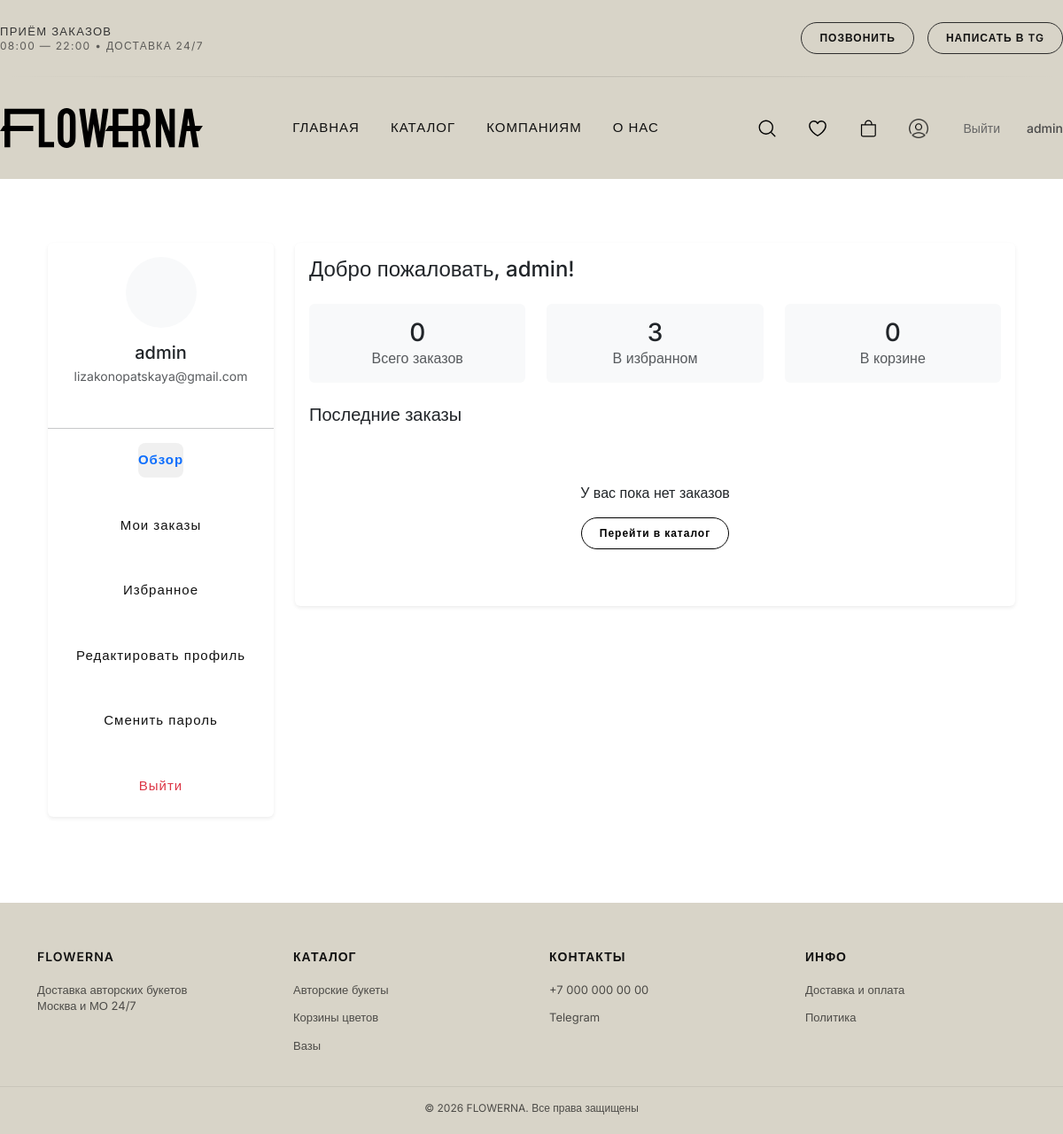
The page /profile/ (signed in) on the database as committed earlier.
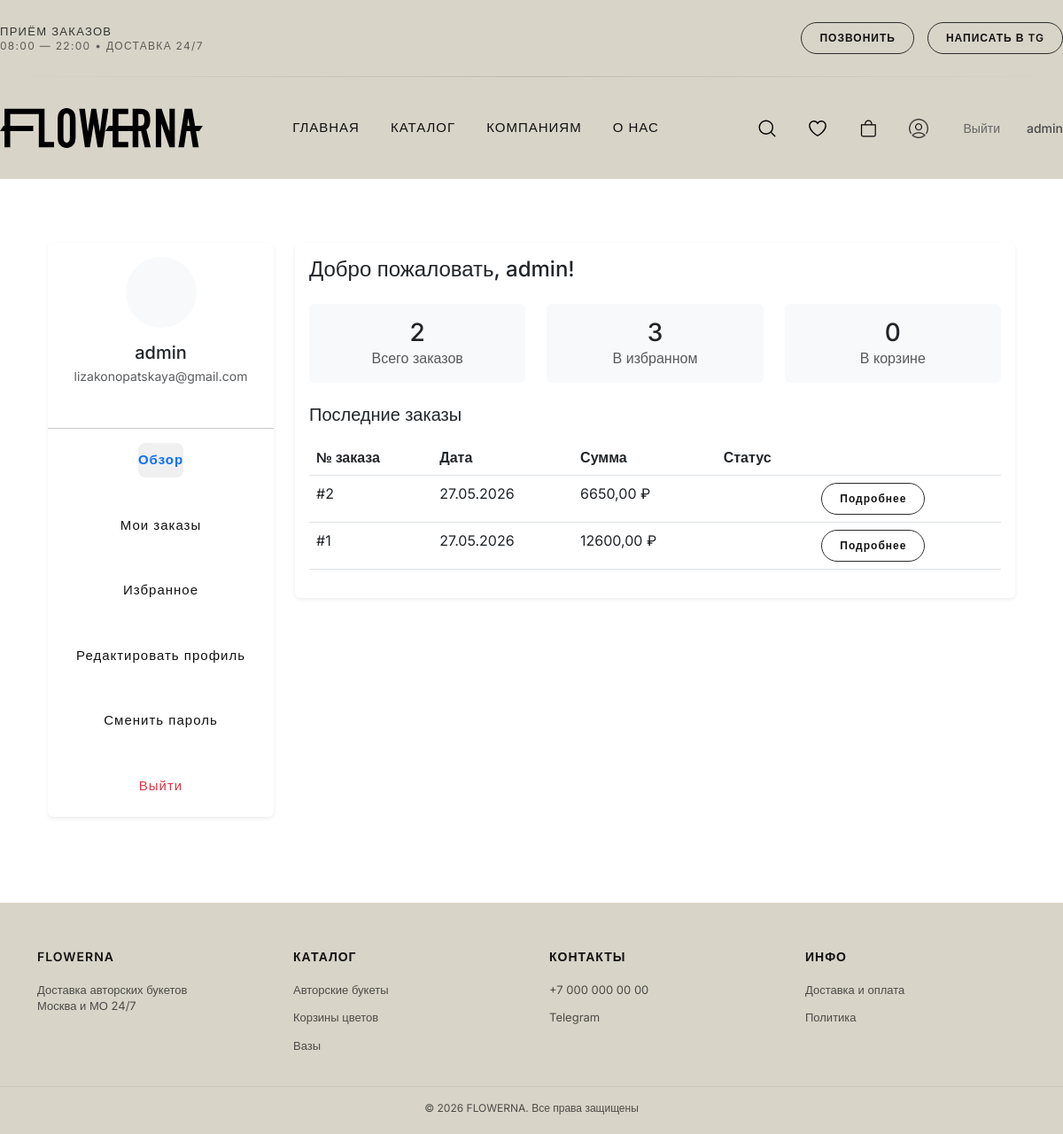
The same page on the database as committed later.
### catalog/models.py (models this page shows, shortened)
class Category(models.Model):
    name = models.CharField(max_length=255)
    description = models.TextField(null=True, blank=True)
    image = models.ImageField(upload_to='categories/', blank=True, null=True)
    slug = models.SlugField(unique=True, blank=True, null=True)
    is_featured = models.BooleanField(default=False)

### order/models.py (models this page shows, shortened)
class Order(models.Model):
    PAYMENT_METHODS = [
        ('cash', 'Наличные'),
        ('card', 'Банковская карта'),
    ]
    DELIVERY_TIMES = [
        ('09:00-11:00', '09:00 - 11:00'),
        ('11:00-13:00', '11:00 - 13:00'),
        ('13:00-15:00', '13:00 - 15:00'),
        ('15:00-17:00', '15:00 - 17:00'),
        ('17:00-19:00', '17:00 - 19:00'),
        ('19:00-21:00', '19:00 - 21:00'),
    ]
    user = models.ForeignKey(settings.AUTH_USER_MODEL, on_delete=models.CASCADE, null=True, blank=True,
                             verbose_name='Пользователь')
    name = models.CharField(max_length=200, verbose_name='Имя')
    phone = models.CharField(max_length=20, verbose_name='Телефон')
    address = models.TextField(verbose_name='Адрес доставки', null=True, blank=True)  # ДОБАВЬТЕ null=True, blank=True
    delivery_date = models.DateField(verbose_name='Дата доставки', null=True, blank=True)  # ДОБАВЬТЕ
    delivery_time = models.CharField(max_length=50, choices=DELIVERY_TIMES, verbose_name='Время доставки', null=True, blank=True)  # ДОБАВЬТЕ
    comment = models.TextField(blank=True, verbose_name='Комментарий')
    payment_method = models.CharField(max_length=10, choices=PAYMENT_METHODS, verbose_name='Способ оплаты')
    cart_items = models.JSONField(default=dict, verbose_name='Товары в заказе')
    total_sum = models.DecimalField(max_digits=10, decimal_places=2, default=0, verbose_name='Сумма заказа')
    created_at = models.DateTimeField(auto_now_add=True, verbose_name='Дата создания', null=True)  # ДОБАВЬТЕ null=True
    class Meta:
        verbose_name = 'Заказ'
        verbose_name_plural = 'Заказы'
        ordering = ['-created_at']

### catalog/views.py (the view)
# urls.py: path('profile/', views.profile, name='profile'),
@login_required
def profile(request):
    recent_orders = Order.objects.filter(user=request.user).order_by('-created_at')[:5]
    total_orders = Order.objects.filter(user=request.user).count()
    favorites_count = Favorite.objects.filter(user=request.user).count()
    cart_count = Cart.objects.filter(user=request.user).count()
    context = {
        'user': request.user,
        'recent_orders': recent_orders,
        'total_orders': total_orders,
        'favorites_count': favorites_count,
        'cart_count': cart_count,
        'section': 'dashboard'
    }
    return render(request, 'catalog/profile_dashboard.html', context)

### catalog/context_processors.py (called while the page is built)
def categories_processor(request):
    footer_category_slugs = [
        'avtorskie-bukety',
        'vazy',
        'mono-duo-i-trio-bukety',
        'korziny-tsvetov',
        'cveti-v-korobke'
    ]
    footer_categories = Category.objects.filter(
        slug__in=footer_category_slugs
    )
    return {
        'footer_categories': footer_categories
    }

### templates/catalog/profile_dashboard.html (shortened to what this page needs)
{% extends 'catalog/base_profile.html' %}
{% block profile_content %}
<div class="card border-0 shadow-sm">
    <div class="card-body">
        <h4 class="card-title mb-4">Добро пожаловать, {{ user.first_name|default:user.username }}!</h4>
        <div class="row g-4 mb-4">
            <div class="col-md-4">
                <div class="card h-100 border-0 bg-light">
                    <div class="card-body text-center">
                        <h3 class="mb-0">{{ total_orders }}</h3>
                        <p class="text-muted mb-0">Всего заказов</p>
                    </div>
                </div>
            </div>
            <div class="col-md-4">
                <div class="card h-100 border-0 bg-light">
                    <div class="card-body text-center">
                        <h3 class="mb-0">{{ favorites_count }}</h3>
                        <p class="text-muted mb-0">В избранном</p>
                    </div>
                </div>
            </div>
            <div class="col-md-4">
                <div class="card h-100 border-0 bg-light">
                    <div class="card-body text-center">
                        <h3 class="mb-0">{{ cart_count }}</h3>
                        <p class="text-muted mb-0">В корзине</p>
                    </div>
                </div>
            </div>
        </div>
        <h5 class="mb-3">Последние заказы</h5>
        {% if recent_orders %}
            <div class="table-responsive">
                <table class="table table-hover">
                    <thead>
                        <tr>
                            <th>№ заказа</th>
                            <th>Дата</th>
                            <th>Сумма</th>
                            <th>Статус</th>
                            <th></th>
                        </tr>
                    </thead>
                    <tbody>
                        {% for order in recent_orders %}
                        <tr>
                            <td>#{{ order.id }}</td>
                            <td>{{ order.created_at|date:"d.m.Y" }}</td>
                            <td>{{ order.total_sum }} ₽</td>
                            <td>
                            </td>
                            <td>
                                <a href="{% url 'profile_order_detail' order.id %}" class="btn btn-sm btn-outline-primary">
                                    Подробнее
                                </a>
                            </td>
                        </tr>
                        {% endfor %}
                    </tbody>
                </table>
            </div>
        {% else %}
            <div class="text-center py-5">
                <p>У вас пока нет заказов</p>
                <a href="{% url 'catalog' %}" class="btn btn-primary">Перейти в каталог</a>
            </div>
        {% endif %}
    </div>
</div>
{% endblock %}

### templates/components/footer.html
<footer class="footer">
    <div class="footer__top container">
        <div class="footer__col">
            <div class="footer__title">FLOWERNA</div>
            <p class="footer__text">
                Доставка авторских букетов<br>
                Москва и МО 24/7
            </p>
        </div>
        <div class="footer__col">
            <div class="footer__title">КАТАЛОГ</div>
            {% for category in footer_categories %}
                <a href="{% url 'catalog' %}?category={{ category.id }}">
                    {{ category.name }}
                </a>
            {% endfor %}
        </div>
        <div class="footer__col">
            <div class="footer__title">КОНТАКТЫ</div>
            <a href="tel:+70000000000">+7 000 000 00 00</a>
            <a href="#">Telegram</a>
        </div>
        <div class="footer__col">
            <div class="footer__title">ИНФО</div>
            <a href="{% url 'dostavka-i-oplata' %}">Доставка и оплата</a>
            <a href="{% url 'politika-konfidentsialnosti' %}">Политика</a>
        </div>
    </div>
    <div class="footer__bottom">
        © 2026 FLOWERNA. Все права защищены
    </div>
</footer>

Rows that differ between the two databases and show on the page:
added Order: id "2", created_at "27.05.2026", total_sum "6650,00"
added Order: id "1", created_at "27.05.2026", total_sum "12600,00"
Other text that changed with them:
{{ total_orders }}: "0" → "2"
text no longer shown: "У вас пока нет заказов Перейти в каталог"
text now shown: "№ заказа Дата Сумма Статус"
